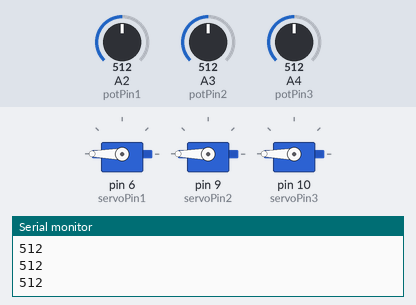
Bench run of a sketch on a simulated Arduino Uno, built with avr-gcc and run on an emulated ATmega328P. Parts: 3 × servo, the last lines printed to the serial monitor. The inputs (shaded band) are chosen by the test bench; at power-on: A2 (potPin1) = 512, A4 (potPin3) = 512, A3 (potPin2) = 512.

Above: at 1.2 s.
1.3 s: A2 (potPin1) set to 306
At 2.5 s:
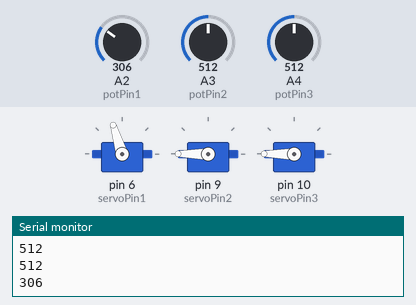
2.8 s: A4 (potPin3) set to 306
At 3.8 s:
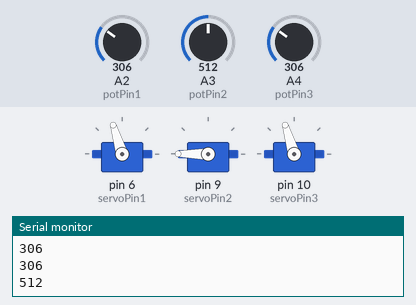
4.3 s: A3 (potPin2) set to 122
At 4.8 s:
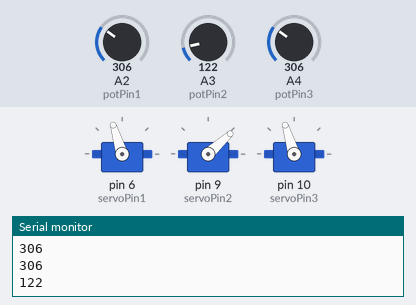
5.8 s: A3 (potPin2) set to 0
At 7.0 s:
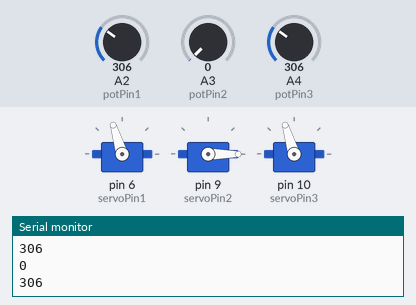
7.3 s: A2 (potPin1) set to 511
At 8.5 s:
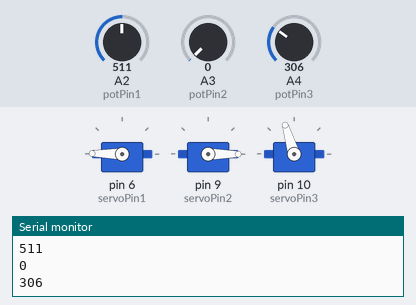
8.8 s: A4 (potPin3) set to 716
At 9.3 s:
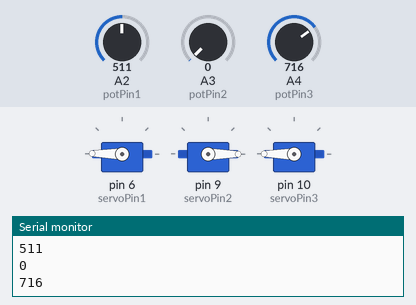
Timing chart, 0 to 11.3 s (numbered marks = the images above; inputs shaded):
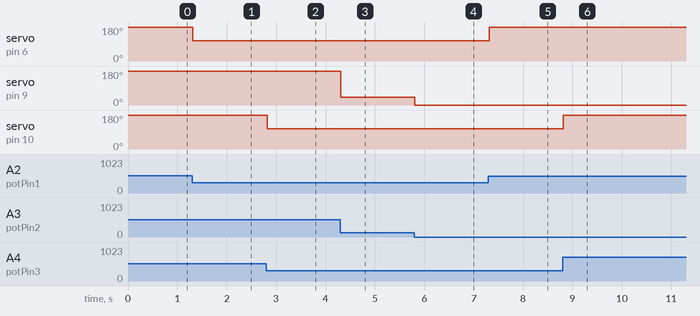

Measured:
- after the input at 1.3 s, servo on pin 6 (servoPin1): 180° → 107° at once
- after the input at 2.8 s, servo on pin 10 (servoPin3): 180° → 107° at once
- after the input at 4.3 s, servo on pin 9 (servoPin2): 180° → 42° at once
- after the input at 5.8 s, servo on pin 9 (servoPin2): 42° → 0° at once
- after the input at 7.3 s, servo on pin 6 (servoPin1): 107° → 179° at once
- after the input at 8.8 s, servo on pin 10 (servoPin3): 107° → 180° at once

The sketch:

iris.ino
```cpp
#include <Servo.h>

int servoPin1 = 6;
int servoPin2 = 9;
int servoPin3 = 10;
int potPin1 = 2;
int potPin2 = 3;
int potPin3 = 4;

Servo servo1, servo2, servo3;

void setup()
{
  Serial.begin(9600);
  servo1.attach(servoPin1);
  servo2.attach(servoPin2);
  servo3.attach(servoPin3);
}


void loop()
{
   int val1 = analogRead(potPin1);
   Serial.println(val1);
   int mval1 = map(val1, 0,1024,0,360);
   servo1.write(mval1);

   int val2 = analogRead(potPin2);
   Serial.println(val2);
   int mval2 = map(val2, 0,1024,0,360);
   servo2.write(mval2);

   int val3 = analogRead(potPin3);
   Serial.println(val3);
   int mval3= map(val3, 0,1024,0,360);
   servo3.write(mval3);
   }
```
